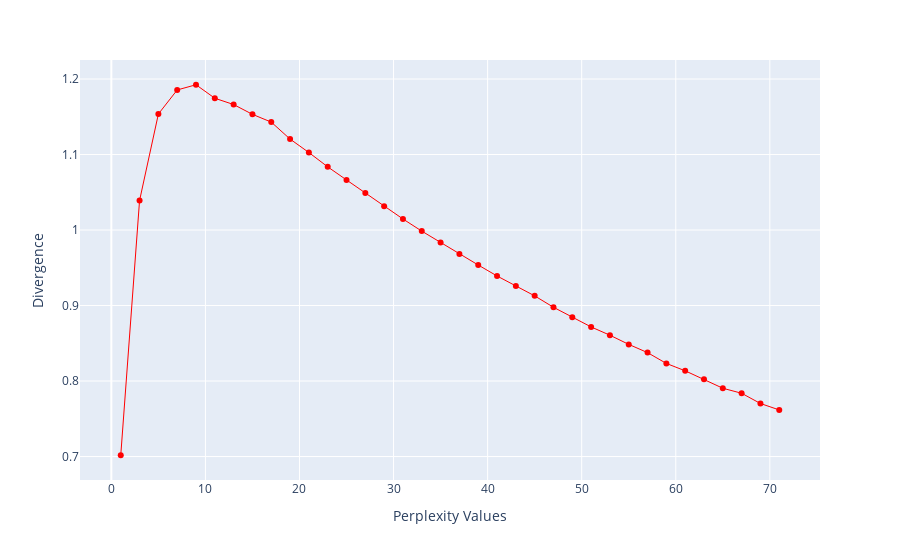

The code cell stored with this chart in its notebook:
### Code cell
import numpy as np
import plotly.express as px
from sklearn.manifold import TSNE

df_t = df.copy()
perplexity = np.arange(1, 72, 2)
divergence = []

for i in perplexity:
    model = TSNE(n_components=2, init="pca", perplexity=i)
    reduced = model.fit_transform(df_t)
    divergence.append(model.kl_divergence_)
fig = px.line(x=perplexity, y=divergence, markers=True)
fig.update_layout(xaxis_title="Perplexity Values", yaxis_title="Divergence")
fig.update_traces(line_color="red", line_width=1)
fig.show()

### Figure 1 — Plotly figure (JSON) as saved in the notebook; plotly's stock layout.template omitted (floating-point values rounded to 4 significant figures)
{"data": [{"hovertemplate": "x=%{x}<br>y=%{y}<extra></extra>", "legendgroup": "", "line": {"color": "red", "dash": "solid", "width": 1}, "marker": {"symbol": "circle"}, "mode": "lines+markers", "name": "", "orientation": "v", "showlegend": false, "type": "scatter", "x": [1, 3, 5, 7, 9, 11, 13, 15, 17, 19, 21, 23, 25, 27, 29, 31, 33, 35, 37, 39, 41, 43, 45, 47, 49, 51, 53, 55, 57, 59, 61, 63, 65, 67, 69, 71], "xaxis": "x", "y": [0.7017, 1.039, 1.154, 1.186, 1.192, 1.175, 1.166, 1.153, 1.143, 1.12, 1.103, 1.084, 1.066, 1.049, 1.031, 1.015, 0.9986, 0.9833, 0.9682, 0.9537, 0.9391, 0.9257, 0.9128, 0.8977, 0.8846, 0.8717, 0.8607, 0.8485, 0.8376, 0.8233, 0.8136, 0.8023, 0.7905, 0.7838, 0.7703, 0.7617], "yaxis": "y"}], "layout": {"legend": {"tracegroupgap": 0}, "margin": {"t": 60}, "xaxis": {"anchor": "y", "domain": [0, 1], "title": {"text": "Perplexity Values"}}, "yaxis": {"anchor": "x", "domain": [0, 1], "title": {"text": "Divergence"}}}}
